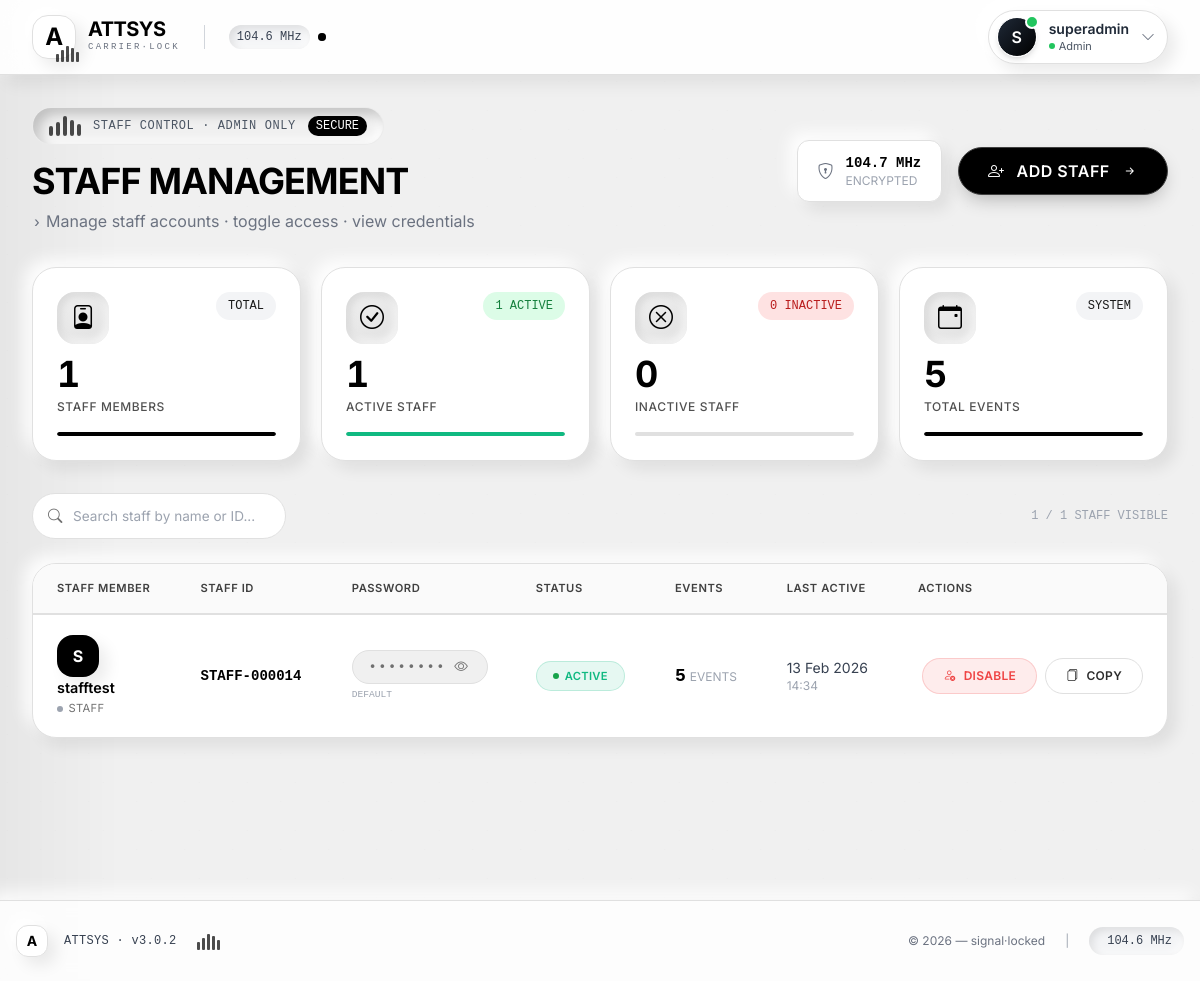
Page /attsys/admin/staff/ (signed in) on the earlier database version.
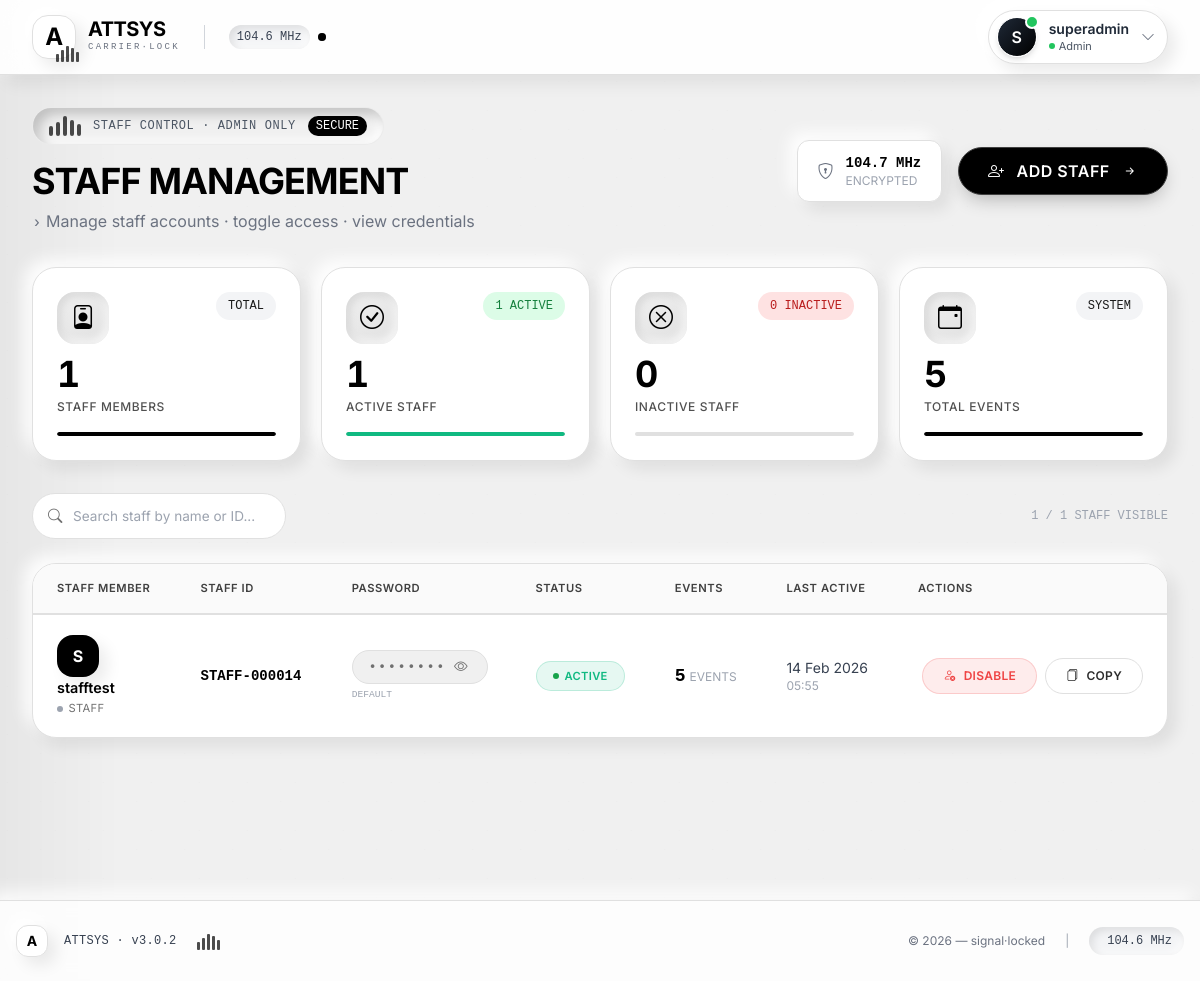
Same page on the later database version.
### attsys/models.py (models this page shows, shortened)
class User(AbstractUser):
    ROLE_CHOICES = (
        ('ADMIN', 'Admin'),
        ('STAFF', 'Staff'),
    )
    role = models.CharField(max_length=10, choices=ROLE_CHOICES, default='STAFF')
    phone_number = models.CharField(max_length=15, blank=True)

### attsys/views.py (the view)
# urls.py: path('admin/staff/', views.manage_staff, name='manage_staff'),
@login_required
def manage_staff(request):
    if not request.user.is_active:
        return redirect('login')
    if request.user.role != 'ADMIN':
        return HttpResponseForbidden("Admins only")
    staff_users = User.objects.filter(role='STAFF')
    active_staff_count = staff_users.filter(is_active=True).count()
    inactive_staff_count = staff_users.filter(is_active=False).count()
    total_events = Event.objects.count()
    return render(request, 'manage_staff.html', {
        'staff_users': staff_users,
        'active_staff_count': active_staff_count,
        'inactive_staff_count': inactive_staff_count,
        'total_events': total_events
    })

### attsys/templates/manage_staff.html (shortened to what the changed rows need)
{% extends 'base.html' %}
{% block content %}
<div class="staff-management-container max-w-7xl mx-auto transmission-enter">
    <div class="flex flex-col md:flex-row justify-between items-start md:items-center mb-8 reveal">
        <div>
            <h1 class="text-3xl md:text-4xl font-bold text-black tracking-tight glitch-text">
                STAFF MANAGEMENT
            </h1>
        </div>
    </div>
    <div class="staff-table-container reveal">
        <div class="overflow-x-auto">
            <table class="staff-table">
                <thead>
                    <tr>
                        <th class="ps-4">STAFF MEMBER</th>
                        <th>STAFF ID</th>
                        <th>PASSWORD</th>
                        <th>STATUS</th>
                        <th>EVENTS</th>
                        <th>LAST ACTIVE</th>
                        <th class="pe-4 text-end">ACTIONS</th>
                    </tr>
                </thead>
                <tbody id="staffTableBody">
                    {% for staff in staff_users %}
                    <tr class="staff-row" data-search="{{ staff.username }} {{ staff.id }}">
                        <td class="ps-4">
                            <div class="d-flex align-items-center">
                                <div class="user-avatar me-3">
                                    {{ staff.username|first|upper }}
                                </div>
                                <div>
                                    <div class="staff-name">{{ staff.username }}</div>
                                    <div class="staff-role">
                                        <span class="w-1.5 h-1.5 rounded-full bg-gray-400"></span>
                                        STAFF
                                    </div>
                                </div>
                            </div>
                        </td>
                        <td>
                            <span class="font-mono text-sm font-semibold text-black">
                                STAFF-{{ staff.id|stringformat:"06d" }}
                            </span>
                        </td>
                        <td>
                            <div class="password-container" id="password-container-{{ staff.id }}">
                                <span class="password-hidden" id="password-hidden-{{ staff.id }}">••••••••</span>
                                <i class="bi bi-eye password-toggle" id="toggle-icon-{{ staff.id }}"
                                   onclick="togglePasswordVisibility({{ staff.id }})"
                                   title="Show/Hide Password"></i>
                            </div>
                            <div class="text-[0.6rem] text-gray-400 mt-1 font-mono">
                                {% if staff.last_password_update %}
                                UPDATED: {{ staff.last_password_update|date:"d/m/y" }}
                                {% else %}
                                DEFAULT
                                {% endif %}
                            </div>
                        </td>
                        <td>
                            {% if staff.is_active %}
                                <span class="status-badge status-active">
                                    <span class="w-1.5 h-1.5 bg-green-600 rounded-full mr-1.5 animate-pulse"></span>
                                    ACTIVE
                                </span>
                            {% else %}
                                <span class="status-badge status-inactive">
                                    <span class="w-1.5 h-1.5 bg-red-600 rounded-full mr-1.5"></span>
                                    DISABLED
                                </span>
                            {% endif %}
                        </td>
                        <td>
                            <div class="d-flex align-items-baseline gap-2">
                                <span class="font-bold text-black text-lg font-mono">{{ staff.events.count|default:0 }}</span>
                                <span class="text-xs text-gray-400">EVENTS</span>
                            </div>
                        </td>
                        <td>
                            <div class="text-sm text-gray-700">
                                {% if staff.last_login %}
                                    {{ staff.last_login|date:"d M Y" }}
                                    <div class="text-xs text-gray-400">{{ staff.last_login|time:"H:i" }}</div>
                                {% else %}
                                    <span class="text-gray-400">NEVER</span>
                                {% endif %}
                            </div>
                        </td>
                        <td class="pe-4">
                            <div class="action-buttons">
                                <form method="post" action="{% url 'toggle_staff' staff.id %}" class="d-inline"
                                      onsubmit="return confirmToggle('{{ staff.username }}', {{ staff.is_active|yesno:"disable,enable" }})">
                                    {% if staff.is_active %}
                                        <button type="submit" class="btn-toggle btn-toggle-danger">
                                            <i class="bi bi-person-x"></i>
                                            DISABLE
                                        </button>
                                    {% else %}
                                        <button type="submit" class="btn-toggle btn-toggle-success">
                                            <i class="bi bi-person-check"></i>
                                            ENABLE
                                        </button>
                                    {% endif %}
                                </form>
                                <button class="btn-action" onclick="copyCredentials('{{ staff.username }}', '{{ staff.default_password|default:"xxxxx" }}')">
                                    <i class="bi bi-files"></i>
                                    COPY
                                </button>
                            </div>
                        </td>
                    </tr>
                    {% endfor %}
                </tbody>
            </table>
        </div>
    </div>
</div>
{% endblock %}

Differences in the rows shown:
changed User "stafftest": last_login "13 Feb 2026" → "14 Feb 2026"; last_login "14:34" → "05:55"
